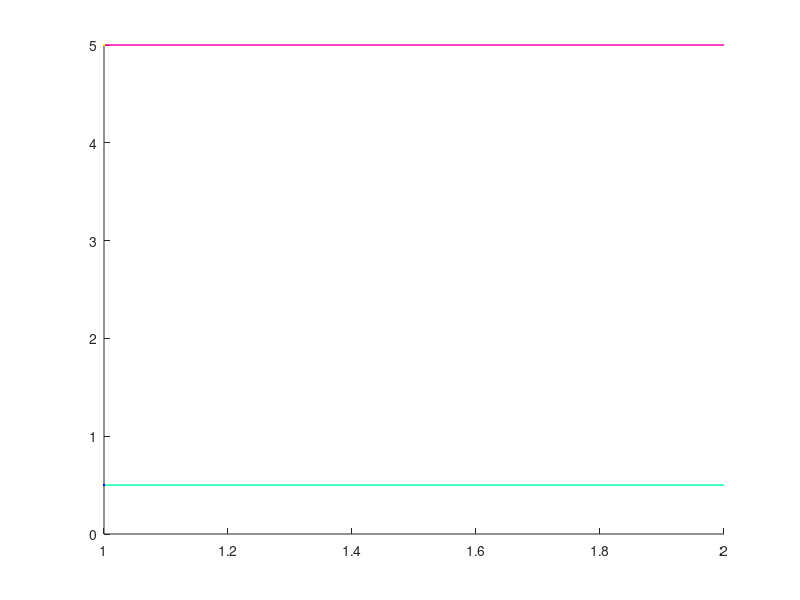

The MATLAB source for this figure: (Note: this script raises an error after producing the figure.)


mother_red = input('Mother cell red: ');
mother_green = input('Mother cell green: ');
daughterA_red = input('Daughter A red: ');
daughterA_green = input('Daughter A green: ');
daughterB_red = input('Daughter B red: ');
daughterB_green = input('Daughter B green: ');

mother_red = mother_red(mother_red > -1000000);
mother_green = mother_green(mother_green > -1000000);
daughterA_red = daughterA_red(daughterA_red > -1000000);
daughterA_green = daughterA_green(daughterA_green > -1000000);
daughterB_red = daughterB_red(daughterB_red > -1000000);
daughterB_green = daughterB_green(daughterB_green > -1000000);

green_scaler = 0.1;

hold on
plot([mother_red;daughterA_red] , 'r')
plot([mother_red;daughterB_red] , 'm')
plot([mother_green;daughterA_green] * green_scaler , 'g')
plot([mother_green;daughterB_green] * green_scaler , 'c')
plot(mother_red , 'y')
plot(mother_green * green_scaler , 'b')

legend('Daughter A size','Daughter B size','Daughter A geminin','Daughter B geminin',...
    'Mother size','Mother geminin','Location','SW')
xlabel('Frames (q30min)')
ylabel('Fluorescence (AU)')

figure()
hold on
times = 1:length(daughterA_green);
times = times.';
ftype = fittype('max(a,b*x+c)');
maxfit = fit(times,daughterA_green,ftype)
plot(times,daughterA_green)
plot(maxfit)

G1Stransition = (maxfit.a - maxfit.c)/maxfit.b

% generations = input('How many generations? ');
% trace = [];
% 
% if generations == 1
%     nametrace1 = input('Trace name: ');
%     trace = nametrace1(nametrace1 > -1000000);
% end
% 
% if generations == 2
%     nametrace1 = input('Trace 1 name: ');
%     nametrace2 = input('Trace 2 name: ');
%     trace = [nametrace1(nametrace1 > -1000000) ; nametrace2(nametrace2 > -1000000)];
% end
% 
% 
% color = input('Choose a Matlab color: ');
% scale = input('Choose a multiplier to scale data (5 is good for mCherry vs Geminin): ');
% hold on
% plot(trace*scale, color)